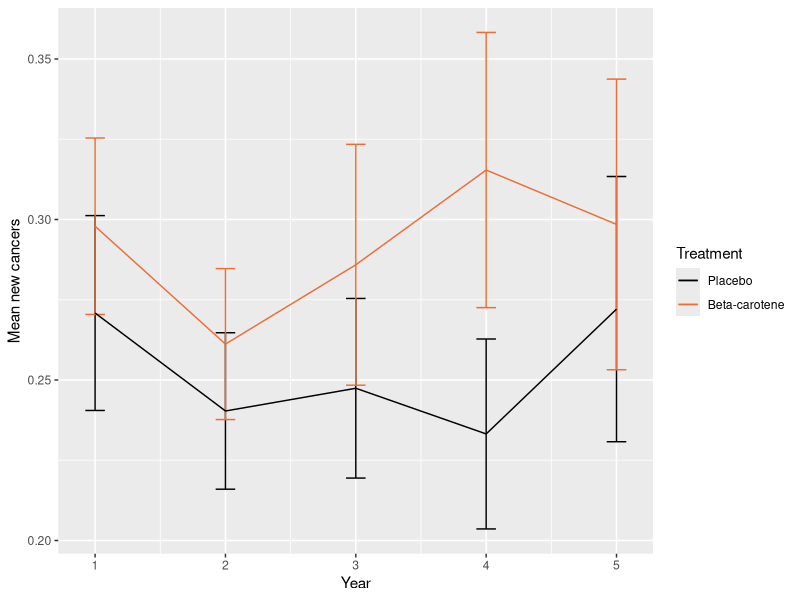

Write the R code that produced this figure.
## ---- chunk 1
knitr::opts_chunk$set(echo = FALSE, dev = "pdf")
library("dplyr")
library("ggplot2")
## ---- chunk 2
# Read data
skin.data <- read.delim(file = "data/skin.txt", sep = " ", header = FALSE)

# Trim first & last columns (created by whitespace)
skin.data <- skin.data[, -c(1, ncol(skin.data))]

# Identify columns
colnames(skin.data) <- c("id", "center", "age", "skin", "gender", "prior.count", "new.count", "treatment", "year")

# Set factors as needed
factor.cols <- c("id", "center", "skin", "gender", "treatment")
for (c in factor.cols) {
  skin.data[, c] <- factor(skin.data[, c])
}
## ---- chunk 3
skin.description <- skin.data %>%
  group_by(treatment, year) %>%
  summarize(mean.new.count = mean(new.count),
            se.new.count = sd(new.count)/sqrt(length(new.count)))

skin.table <- data.frame(year = skin.description$year[1:5],
                         treat.0 = round(skin.description$mean.new.count[1:5], 3),
                         treat.1 = round(skin.description$mean.new.count[6:10], 3))

## ---- chunk 4
means.plot <- ggplot(data = skin.description, mapping = aes(x = year, y = mean.new.count, color = treatment, group = treatment)) +
  geom_errorbar(mapping = aes(x = year, ymin = (mean.new.count - se.new.count), ymax = (mean.new.count + se.new.count), width = 0.15)) +
  geom_line() +
  scale_color_manual(name = "Treatment", values = c("#000000", "#EC6E35"), labels = c("Placebo", "Beta-carotene")) +
  xlab(label = "Year") +
  ylab(label = "Mean new cancers")

print(means.plot)

